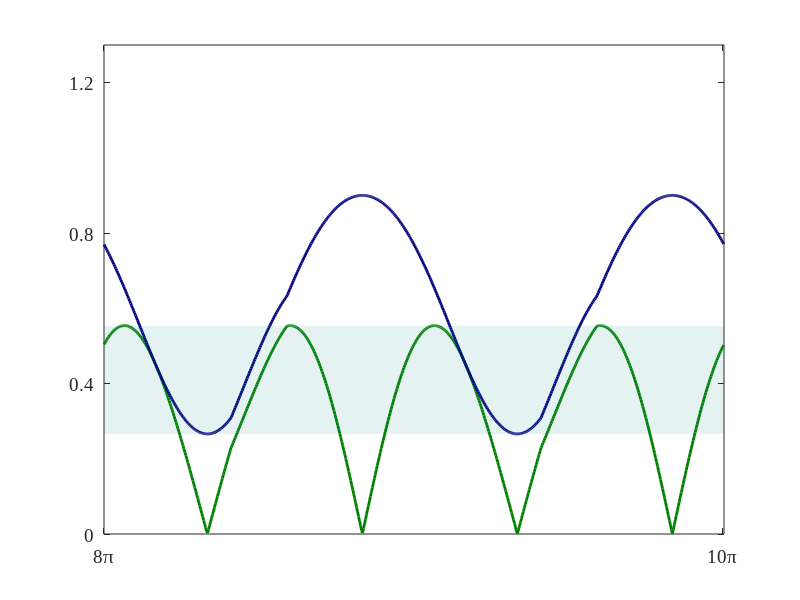

The MATLAB source for this figure: (Note: this script raises an error after producing the figure.)
theta_f1=0:0.01:2*pi;
dead_time=0.02;

m=1;
n=0;
D1=(1+m*sin(theta_f1)+(n/6)*sawtooth(3*theta_f1+pi/2,1/2))/2;
D1(D1<dead_time)=dead_time;
D1(D1>(1-dead_time))=1-dead_time;
% S1=(2/pi)*sin(pi*D1)*cos(theta_c);
S1=(2/pi)*sin(pi*(D1));
theta_f2=theta_f1-2*pi/3;
D2=(1+m*sin(theta_f2)+(n/6)*sawtooth(3*theta_f2+pi/2,1/2))/2;
D2(D2<dead_time)=dead_time;
D2(D2>(1-dead_time))=1-dead_time;
D2=(1+m*sin(theta_f2)+(n/6)*sawtooth(3*theta_f2+pi/2,1/2))/2;
S2=(2/pi)*sin(pi*(D2));


figure1 = figure('Position', [0 0 400 300]);
axes1 = axes('Parent',figure1);
hold(axes1,'on');
% plot(theta_f1*180/pi,S1,'r')
% hold on;
% plot(theta_f1*180/pi,S2,'b')
% hold on;
plot(theta_f1*180/pi,abs(S1-S2),'color',[0 0.5 0],'LineWidth',2)
hold on;
plot(theta_f1*180/pi,abs(S1+S2),'color',[0 0 0.5],'LineWidth',2)

x = min(abs(S1+S2))*ones(size(theta_f1));
y=max(abs(S1-S2))*ones(size(theta_f1));

patch('Parent',axes1, 'XData', [theta_f1*180/pi fliplr(theta_f1*180/pi)],'YData', [x fliplr(y)],'FaceColor',[0 0.5 0.5],...
    'EdgeColor','none','FaceAlpha',0.1)

box(axes1,'on');
hold(axes1,'off');

xlim([0 360])
ylim([0 1.3])

set(axes1,'XTick',[0 359], ...
    'XTickLabel',{'8\pi','10\pi'}, ...
    'YTick',[0 0.4 0.8 1.2], ...
    'YTickLabel',{'0','0.4','0.8','1.2'}, ...
    'FontName','TimesNewRoman','FontSize',14);

legend1 = legend(axes1,'show',{'Minimum','Maximum'},'interpreter','Latex','FontName','TimesNewRoman','FontSize',25);
set(legend1,...
    'Location','Best',...
    'EdgeColor','none',...
    'Color','white');

ylabel({'$\hat{S}_{{AB}_{f_s}}$  (p.u)' },'interpreter','latex','FontName','Times New Roman',...
    'FontSize',20);

% Create xlabel
xlabel('Fundamental Phase (rad)','interpreter','latex','FontName','Times New Roman',...
    'FontSize',20);








